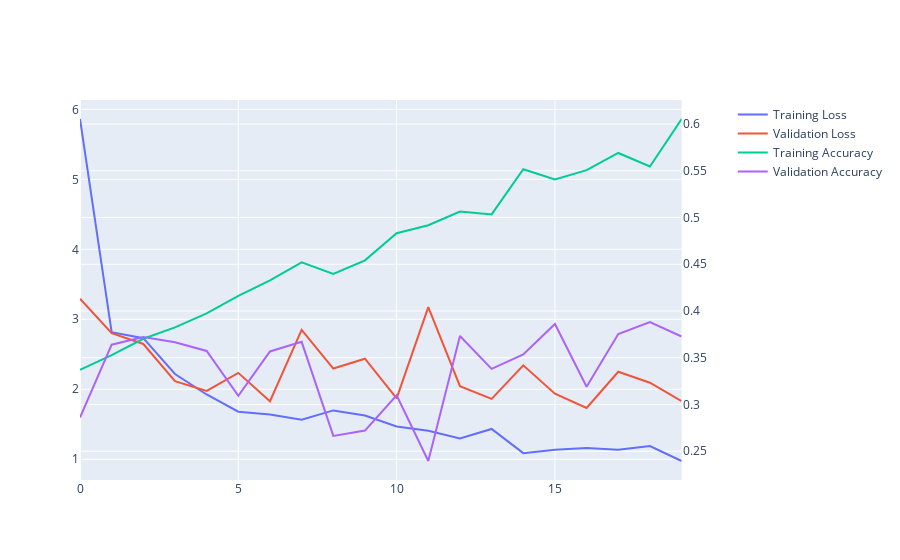

Source (notebook cell):
### Code cell
training_loss=history.history['loss']
validation_loss=history.history['val_loss']
training_acc=history.history['accuracy']
validation_acc=history.history['val_accuracy']
import plotly.express as px
from plotly.subplots import make_subplots
# fig=px.line(training_loss)
# fig.add_scatter(validation_loss, mode='lines')

import pandas as pd
df=pd.DataFrame()
df['training_loss'] = training_loss
df['validation_loss'] = validation_loss
df['training_acc'] = training_acc
df['validation_acc'] = validation_acc


trace1 = go.Scatter(
x=df.index,
    y=df['training_loss'],
    name='Training Loss'
)
trace2 = go.Scatter(
    x=df.index,
    y=df['validation_loss'],
    name='Validation Loss'
)
trace3 = go.Scatter(
    x=df.index,
    y=df['training_acc'],
    name='Training Accuracy',
    yaxis='y2'
)
trace4 = go.Scatter(
    x=df.index,
    y=df['validation_acc'],
    name='Validation Accuracy',
    yaxis='y2'
)

fig = make_subplots(specs=[[{"secondary_y": True}]])
fig.add_trace(trace1)
fig.add_trace(trace2)
fig.add_trace(trace3,secondary_y=True)
fig.add_trace(trace4,secondary_y=True)
fig.show()

### Figure 1 — Plotly figure (JSON) as saved in the notebook; plotly's stock layout.template omitted (floating-point values rounded to 4 significant figures)
{"data": [{"name": "Training Loss", "type": "scatter", "x": [0, 1, 2, 3, 4, 5, 6, 7, 8, 9, 10, 11, 12, 13, 14, 15, 16, 17, 18, 19], "y": [5.862, 2.817, 2.73, 2.218, 1.926, 1.679, 1.64, 1.565, 1.698, 1.624, 1.467, 1.406, 1.297, 1.433, 1.087, 1.137, 1.162, 1.135, 1.188, 0.975]}, {"name": "Validation Loss", "type": "scatter", "x": [0, 1, 2, 3, 4, 5, 6, 7, 8, 9, 10, 11, 12, 13, 14, 15, 16, 17, 18, 19], "y": [3.294, 2.801, 2.647, 2.116, 1.977, 2.235, 1.829, 2.85, 2.296, 2.437, 1.871, 3.174, 2.044, 1.862, 2.343, 1.937, 1.733, 2.25, 2.094, 1.832]}, {"name": "Training Accuracy", "type": "scatter", "x": [0, 1, 2, 3, 4, 5, 6, 7, 8, 9, 10, 11, 12, 13, 14, 15, 16, 17, 18, 19], "xaxis": "x", "y": [0.3369, 0.3529, 0.3703, 0.3825, 0.3975, 0.4162, 0.4327, 0.452, 0.4397, 0.4542, 0.4832, 0.4918, 0.5065, 0.5034, 0.5517, 0.5408, 0.5507, 0.5691, 0.5546, 0.6054], "yaxis": "y2"}, {"name": "Validation Accuracy", "type": "scatter", "x": [0, 1, 2, 3, 4, 5, 6, 7, 8, 9, 10, 11, 12, 13, 14, 15, 16, 17, 18, 19], "xaxis": "x", "y": [0.286, 0.364, 0.3722, 0.3665, 0.3573, 0.3092, 0.3567, 0.3671, 0.2664, 0.2721, 0.3098, 0.2395, 0.3733, 0.3382, 0.3536, 0.3862, 0.3191, 0.3753, 0.3882, 0.3727], "yaxis": "y2"}], "layout": {"xaxis": {"anchor": "y", "domain": [0, 0.94]}, "yaxis": {"anchor": "x", "domain": [0, 1]}, "yaxis2": {"anchor": "x", "overlaying": "y", "side": "right"}}}
